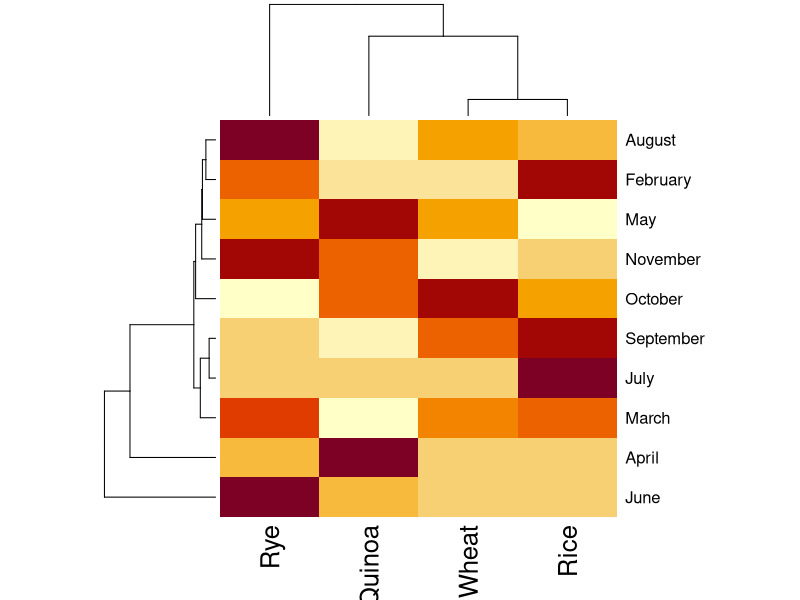
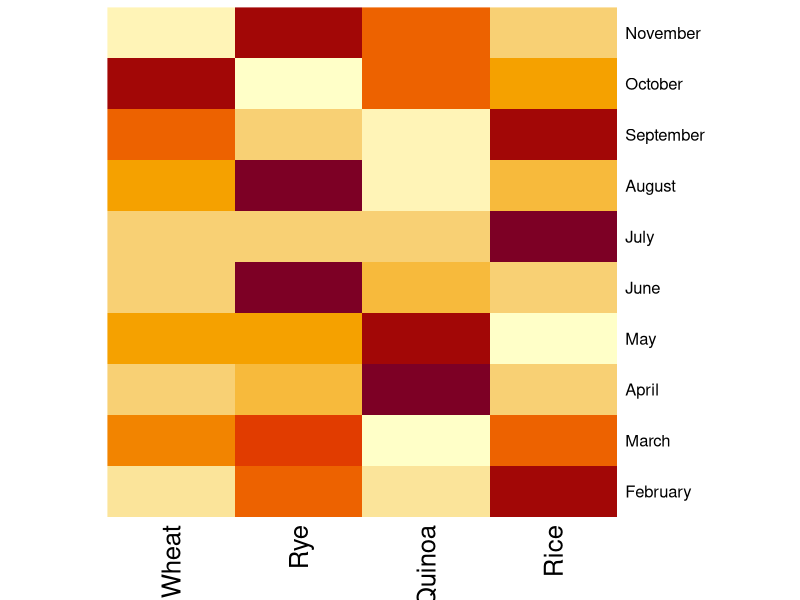
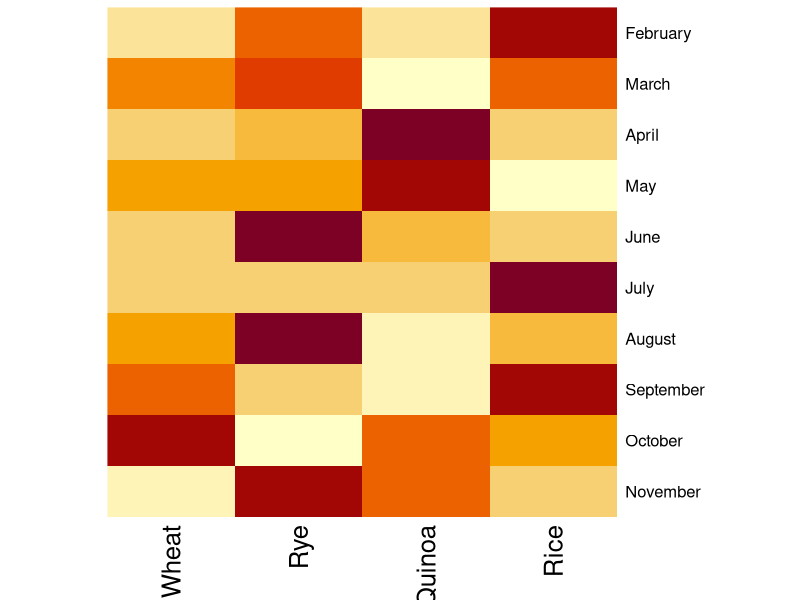
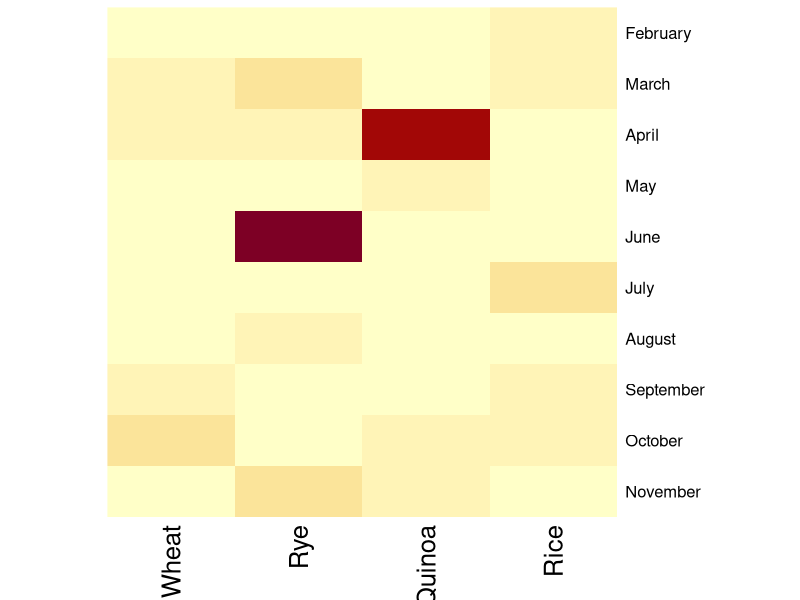
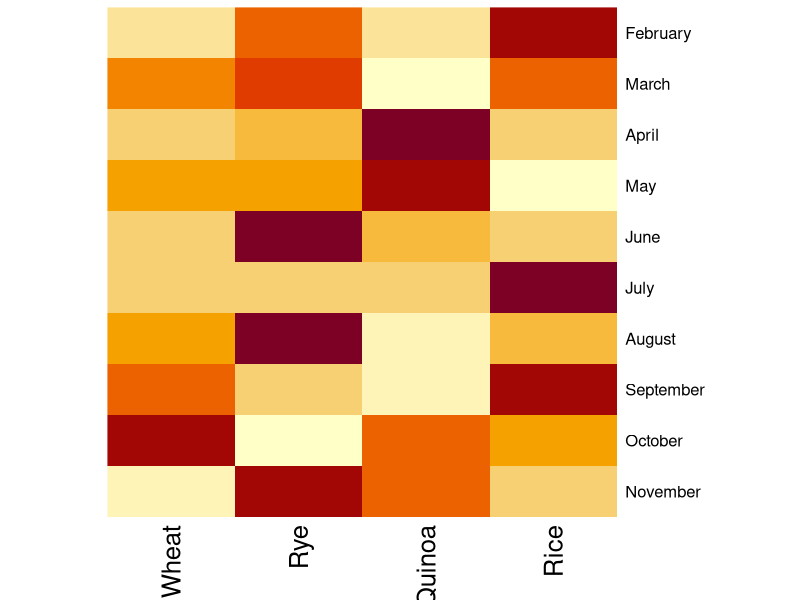
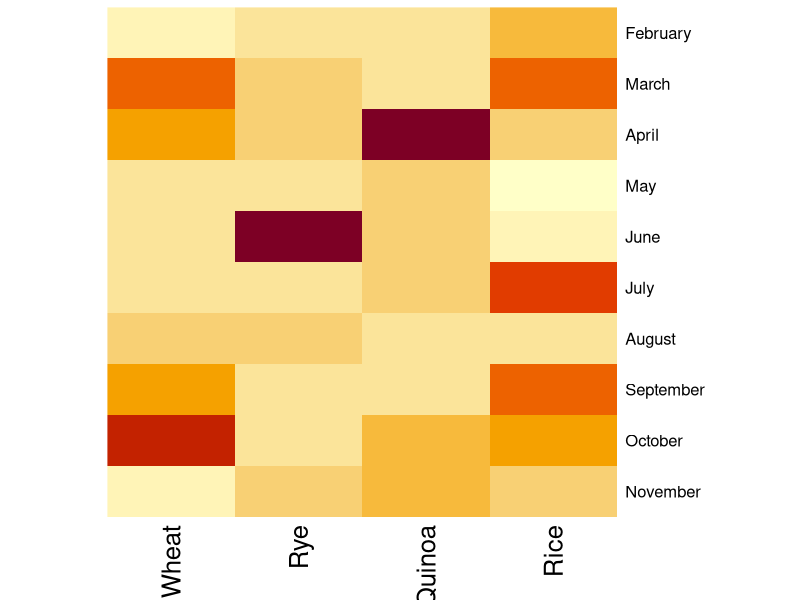
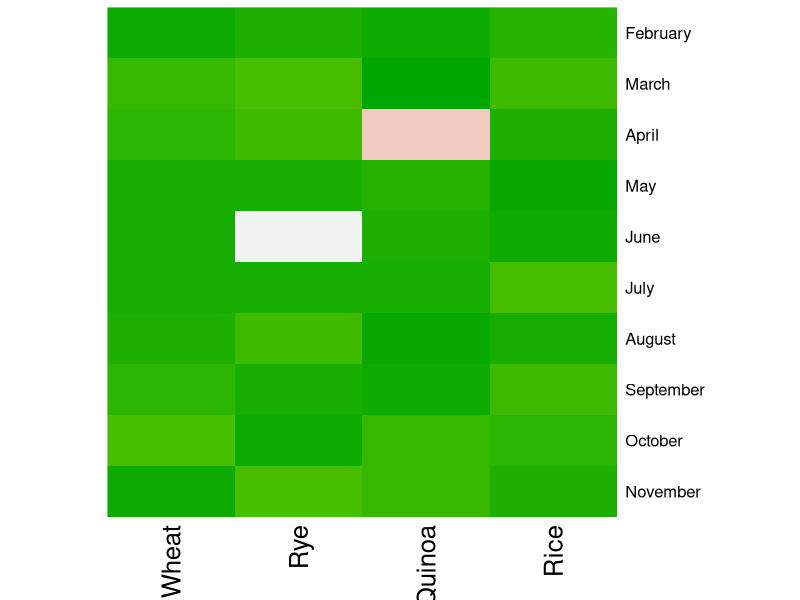
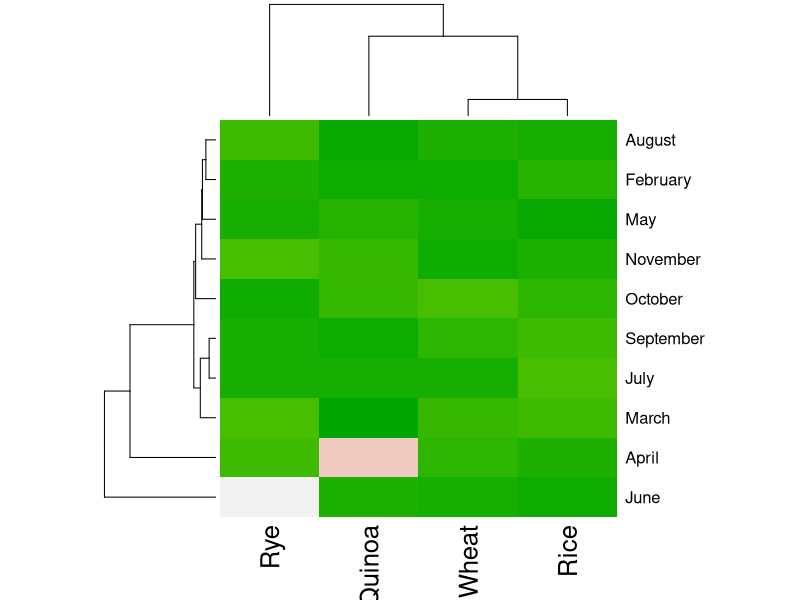

The R source for these figures, in order:
# Copyright Mark Niemann-Ross, 2019
# Author: Mark Niemann-Ross. mark.niemannross@gmail.com
# LinkedIn: https://www.linkedin.com/in/markniemannross/
# Github: https://github.com/mnr
# More Learning: http://niemannross.com/link/mnratlil
# Description: heatmap

# first concern about heatmap - data must be a numeric matrix

mySimpleData <- matrix(c(sample(1:10, 40, replace=TRUE)), nrow = 10)
mySimpleData[15] <- 50 # YIKES! an outlier!
mySimpleData[23] <- 45 # YIKES! an outlier!
mySimpleColNames <- c("Wheat", "Rye", "Quinoa", "Rice" )
dimnames(mySimpleData) <- list(c(month.name[2:11]), mySimpleColNames)

# the very basic heatmap
heatmap(mySimpleData) 
# rows and columns are grouped and a dendogram is shown

# use RowV and ColV = NA to suppress dendogram
heatmap(mySimpleData, Rowv = NA, Colv = NA) 

# months from top to bottom
heatmap(mySimpleData, Rowv = NA, Colv = NA, revC = TRUE) 

# scale = none keeps the color -> value consistent
# row/column scaled to mean of 0, stdDev = 1
heatmap(mySimpleData, Rowv = NA, Colv = NA, revC = TRUE, scale = "none") 
heatmap(mySimpleData, Rowv = NA, Colv = NA, revC = TRUE, scale = "row")
heatmap(mySimpleData, Rowv = NA, Colv = NA, revC = TRUE, scale = "column") 

# change the colors
heatmap(mySimpleData, 
        Rowv = NA, Colv = NA, revC = TRUE,
        scale = "none",
        col=terrain.colors(max(mySimpleData))
        ) 

heatmap(mySimpleData, 
        scale = "none",
        col=terrain.colors(max(mySimpleData))
) 
